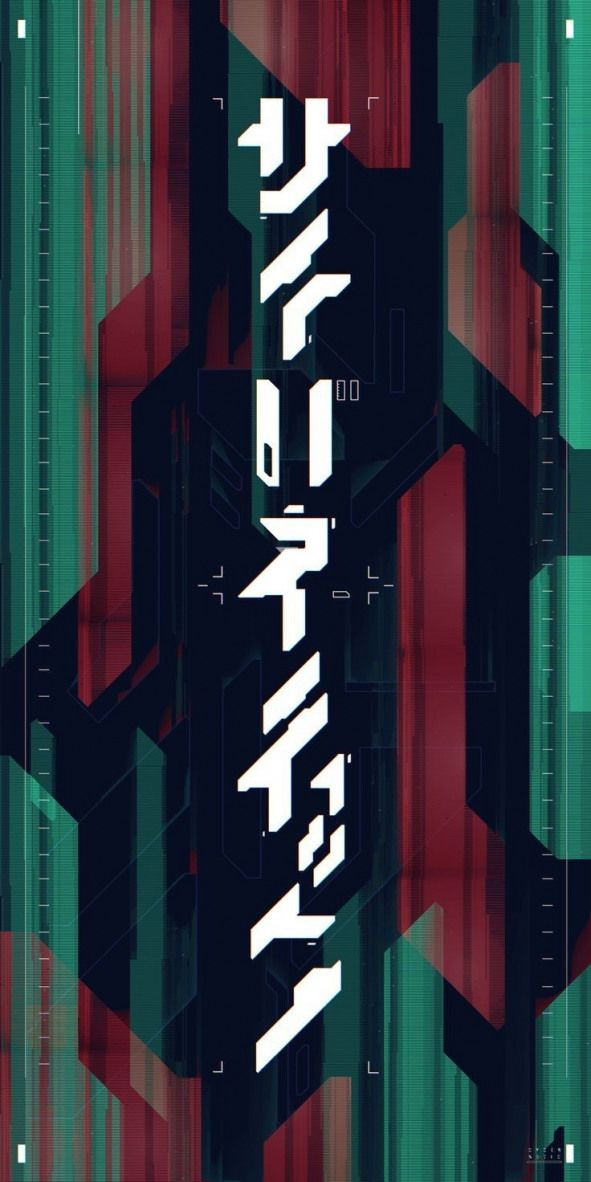
#> input picture bg.jpg, 591 x 1182 px
$ python newfile.py
#> lines starting #> are read from the running program, lines starting #| are printed output that depends on the picture
from PIL import Image, ImageDraw, ImageFont

#img = Image.new('RGB', (1000, 1000), color = (73, 109, 137))
img = Image.open("bg.jpg")
#> img is the input picture: PIL image 591x1182 RGB; mean R, G, B 46.5, 54.7, 62.6
fnt = ImageFont.truetype('Pt.ttf', 30)
d = ImageDraw.Draw(img)


d.ellipse([(50,30),(80,60)], fill=(20,20,20,128))
d.ellipse([(510,30),(540,60)], fill=(20,20,20,128))
d.rectangle([(70, 30) , (530,80)], fill=(20,20,20,128))
d.rectangle([(50, 50) , (540,1000)], fill=(20,20,20,128))
d.ellipse([(70,50),(90,70)], fill=(200,20,20,128))
d.ellipse([(100,50),(120,70)], fill=(253,233,16,128))
d.ellipse([(130,50),(150,70)], fill=(0,255,0,128))
#d.line((0, im[1], im[0], 0), fill=128)

text = '''
C = input("Choose your charecter to insert. ")
P = int(input("Choose your character's position. "))
S = input("Choose your string. ")

if P > len(S):
    print(S)
else:
    st = S[:P] + C + S[P:]

    print(st)
    print(C,P,S)
 '''
i=0
for x in range(len(text)):

	if x < len(text)-1:
		if text[x]+text[x+1]=='\n':
			i=0

	if i == 30 and x < len(text)-1:
		#text.insert(30,'\n')
		text = text[:x]+'\n'+text[x+1:-1]
		print(text[x:-1])
		print(x)
		i=0
	i+=1

d.text((100,100), text, font=fnt, fill=(255, 255, 0))

img.save('pil_text_font.png')
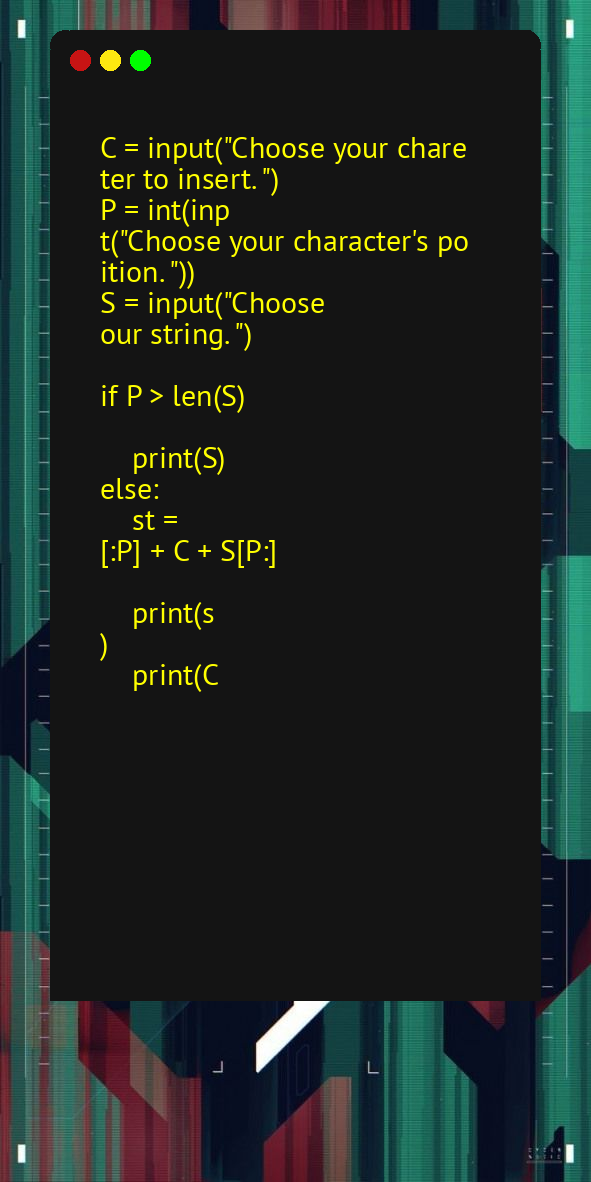
#> saved as pil_text_font.png: PIL image 591x1182 RGB; mean R, G, B 30.1, 39.5, 35.3
